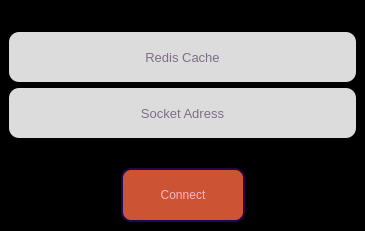
<?xml version="1.0" encoding="UTF-8"?>
<ui version="4.0">
 <class>MainWindow</class>
 <widget class="QMainWindow" name="MainWindow">
  <property name="geometry">
   <rect>
    <x>0</x>
    <y>0</y>
    <width>365</width>
    <height>231</height>
   </rect>
  </property>
  <property name="windowTitle">
   <string>Iart VPSControl Pro</string>
  </property>
  <property name="windowIcon">
   <iconset>
    <normaloff>img/logo-iart.png</normaloff>img/logo-iart.png</iconset>
  </property>
  <property name="styleSheet">
   <string notr="true">QWidget{
background-color: rgb(0, 0, 0);
color: rgb(204, 83, 51)
}
QMessageBox{
color: rgb(204, 83, 51)
}
QPushButton{
border-radius:10px;
border: 2px solid #23074d;
background-color: #cc5333;
color:#FFB6C1;
height: 50px;
width: 120px;
}

QPushButton:hover {
    border: 2px solid #009fff ;
	background-color:#23074d;
            }
QPushButton:pressed {
                background-color: #5650de; /* Màu nền khi nhấn */
            }

QLineEdit{
background-color: rgb(220, 220, 220);
border-radius: 10px;
	color: rgb(34, 0, 52);
height: 50px;
}
</string>
  </property>
  <widget class="QWidget" name="centralwidget">
   <layout class="QGridLayout" name="gridLayout_3">
    <item row="0" column="0">
     <layout class="QGridLayout" name="gridLayout_2">
      <item row="0" column="0">
       <spacer name="verticalSpacer_2">
        <property name="orientation">
         <enum>Qt::Vertical</enum>
        </property>
        <property name="sizeHint" stdset="0">
         <size>
          <width>20</width>
          <height>40</height>
         </size>
        </property>
       </spacer>
      </item>
      <item row="1" column="0">
       <widget class="QLineEdit" name="lineEdit_2">
        <property name="font">
         <font>
          <pointsize>10</pointsize>
         </font>
        </property>
        <property name="text">
         <string/>
        </property>
        <property name="alignment">
         <set>Qt::AlignCenter</set>
        </property>
        <property name="placeholderText">
         <string>Redis Cache</string>
        </property>
       </widget>
      </item>
      <item row="2" column="0">
       <widget class="QLineEdit" name="lineEdit">
        <property name="font">
         <font>
          <pointsize>10</pointsize>
         </font>
        </property>
        <property name="text">
         <string/>
        </property>
        <property name="alignment">
         <set>Qt::AlignCenter</set>
        </property>
        <property name="placeholderText">
         <string>Socket Adress</string>
        </property>
       </widget>
      </item>
      <item row="3" column="0">
       <spacer name="verticalSpacer">
        <property name="orientation">
         <enum>Qt::Vertical</enum>
        </property>
        <property name="sizeHint" stdset="0">
         <size>
          <width>20</width>
          <height>40</height>
         </size>
        </property>
       </spacer>
      </item>
     </layout>
    </item>
    <item row="1" column="0">
     <layout class="QGridLayout" name="gridLayout">
      <item row="0" column="0">
       <spacer name="horizontalSpacer">
        <property name="orientation">
         <enum>Qt::Horizontal</enum>
        </property>
        <property name="sizeHint" stdset="0">
         <size>
          <width>40</width>
          <height>20</height>
         </size>
        </property>
       </spacer>
      </item>
      <item row="0" column="1">
       <widget class="QPushButton" name="pushButton">
        <property name="cursor">
         <cursorShape>PointingHandCursor</cursorShape>
        </property>
        <property name="text">
         <string>Connect</string>
        </property>
       </widget>
      </item>
      <item row="0" column="2">
       <spacer name="horizontalSpacer_2">
        <property name="orientation">
         <enum>Qt::Horizontal</enum>
        </property>
        <property name="sizeHint" stdset="0">
         <size>
          <width>40</width>
          <height>20</height>
         </size>
        </property>
       </spacer>
      </item>
     </layout>
    </item>
   </layout>
  </widget>
 </widget>
 <resources/>
 <connections/>
</ui>
